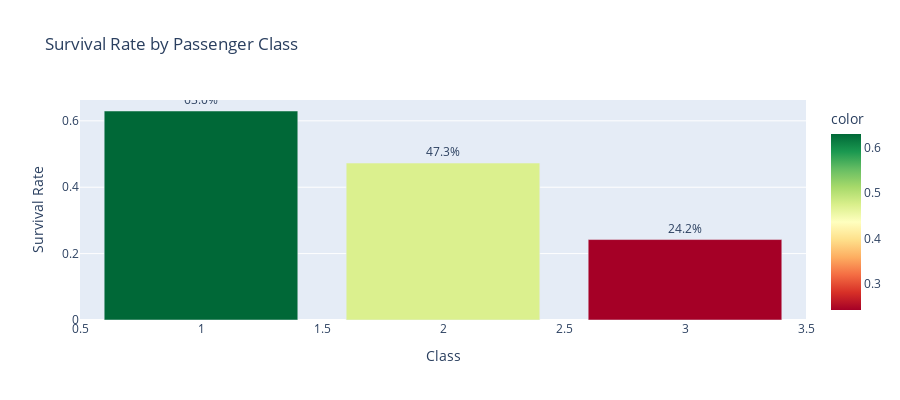

Notebook code for this chart:
### Code cell
# Survival by Pclass
survival_by_pclass = train_df.groupby('Pclass')['Survived'].mean()

fig = px.bar(
    x=survival_by_pclass.index, 
    y=survival_by_pclass.values,
    title="Survival Rate by Passenger Class",
    labels={'x': 'Class', 'y': 'Survival Rate'},
    color=survival_by_pclass.values, 
    color_continuous_scale='RdYlGn',
    text=survival_by_pclass.values
)
fig.update_traces(texttemplate='%{text:.1%}', textposition='outside')
fig.update_layout(showlegend=False, height=400)
fig.show()

### Figure 1 — Plotly figure (JSON) as saved in the notebook; plotly's stock layout.template omitted (floating-point values rounded to 4 significant figures)
{"data": [{"alignmentgroup": "True", "hovertemplate": "Class=%{x}<br>Survival Rate=%{y}<br>text=%{text}<br>color=%{marker.color}<extra></extra>", "legendgroup": "", "marker": {"color": [0.6296, 0.4728, 0.2424], "coloraxis": "coloraxis", "pattern": {"shape": ""}}, "name": "", "offsetgroup": "", "orientation": "v", "showlegend": false, "text": [0.6296, 0.4728, 0.2424], "textposition": "outside", "x": [1, 2, 3], "xaxis": "x", "y": [0.6296, 0.4728, 0.2424], "yaxis": "y", "type": "bar", "texttemplate": "%{text:.1%}"}], "layout": {"xaxis": {"anchor": "y", "domain": [0, 1], "title": {"text": "Class"}}, "yaxis": {"anchor": "x", "domain": [0, 1], "title": {"text": "Survival Rate"}}, "coloraxis": {"colorbar": {"title": {"text": "color"}}, "colorscale": [[0, "rgb(165,0,38)"], [0.1, "rgb(215,48,39)"], [0.2, "rgb(244,109,67)"], [0.3, "rgb(253,174,97)"], [0.4, "rgb(254,224,139)"], [0.5, "rgb(255,255,191)"], [0.6, "rgb(217,239,139)"], [0.7, "rgb(166,217,106)"], [0.8, "rgb(102,189,99)"], [0.9, "rgb(26,152,80)"], [1, "rgb(0,104,55)"]]}, "legend": {"tracegroupgap": 0}, "title": {"text": "Survival Rate by Passenger Class"}, "barmode": "relative", "showlegend": false, "height": 400}}
